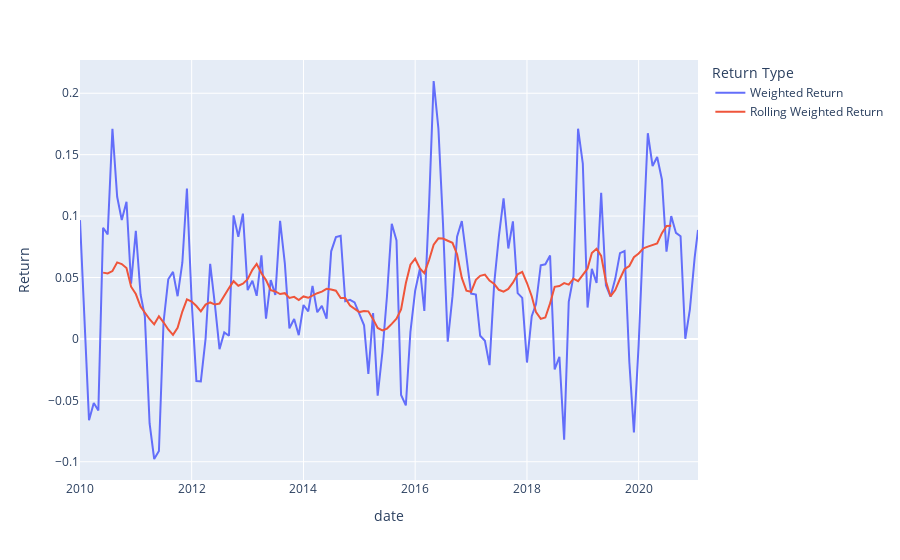

Notebook code cell kept with this figure:
### Markdown cell above
We use the smoothed line to "predict" what regime we are on based on the rolling 6-year average. Probably best to pull the trigger now.

### Code cell
returns = (
  (1 / len(asset_symbols) * asset_3mo_returns_period_df)
    .sum(axis = 1)
    .rename('Weighted Return')
)
rolling_returns = (
  returns
    .rolling(12)
    .mean()
    .rename('Rolling Weighted Return')
    .shift(-6)
)
plot_df = (
  pd
    .concat([returns, rolling_returns], axis = 1)
    .reset_index()
    .melt(
      id_vars = 'date',
      value_name = 'Return',
      var_name = 'Return Type'
    )
)
print('Number of observations:', len(returns))

px.line(
  plot_df, 
  x = 'date', 
  y = 'Return', 
  color = 'Return Type'
)

### Figure 1 — Plotly figure (JSON) as saved in the notebook; plotly's stock layout.template omitted (floating-point values rounded to 4 significant figures; data arrays with more than 128 entries replaced by an {"elided": "..."} marker saying what was removed)
{"data": [{"hovertemplate": "Return Type=Weighted Return<br>date=%{x}<br>Return=%{y}<extra></extra>", "legendgroup": "Weighted Return", "line": {"color": "#636efa", "dash": "solid"}, "mode": "lines", "name": "Weighted Return", "orientation": "v", "showlegend": true, "type": "scatter", "x": {"elided": "134 str values"}, "xaxis": "x", "y": {"elided": "134 float values"}, "yaxis": "y"}, {"hovertemplate": "Return Type=Rolling Weighted Return<br>date=%{x}<br>Return=%{y}<extra></extra>", "legendgroup": "Rolling Weighted Return", "line": {"color": "#EF553B", "dash": "solid"}, "mode": "lines", "name": "Rolling Weighted Return", "orientation": "v", "showlegend": true, "type": "scatter", "x": {"elided": "134 str values"}, "xaxis": "x", "y": {"elided": "134 float values"}, "yaxis": "y"}], "layout": {"autosize": true, "legend": {"title": {"text": "Return Type"}, "tracegroupgap": 0}, "margin": {"t": 60}, "xaxis": {"anchor": "y", "autorange": true, "domain": [0, 1], "range": ["2010-01-01", "2021-01-23"], "title": {"text": "date"}, "type": "date"}, "yaxis": {"anchor": "x", "autorange": true, "domain": [0, 1], "range": [-0.1149, 0.2271], "title": {"text": "Return"}, "type": "linear"}}}
